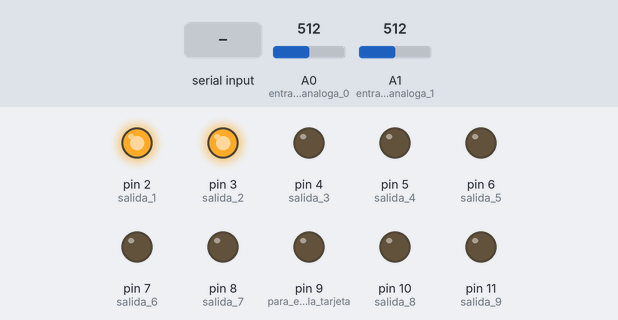
Simulated run of this sketch. Board: Arduino Mega 2560, built with avr-gcc and run on an emulated ATmega2560. On the bench: output pins drawn as LEDs (lit = HIGH). The inputs (shaded band) are chosen by the test bench; at power-on: A0 (entrada_analoga_0) = 512, A1 (entrada_analoga_1) = 512. The modem accepts every AT command (registered, SIM ready, sends succeed) and sends nothing else; what the sketch prints to the serial monitor is not drawn.

Above: at 2.7 s.
2.8 s: A0 (entrada_analoga_0) set to 214
4.3 s: A0 (entrada_analoga_0) set to 185
At 5.5 s:
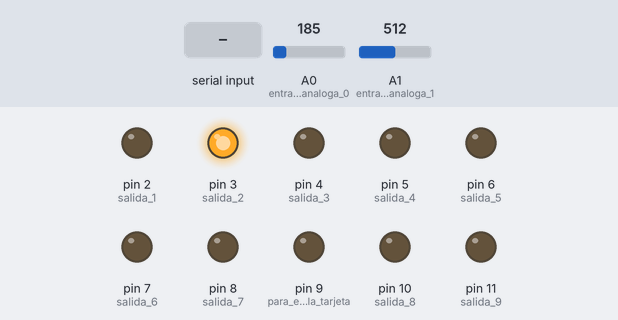
5.8 s: "#*0" received over Serial
At 7.0 s:
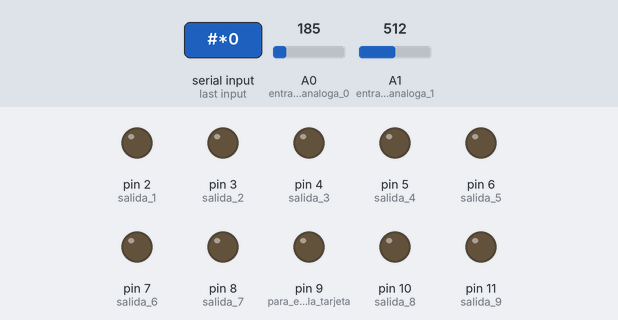
9.6 s: "#*0" received over the second serial link
At 12.7 s:
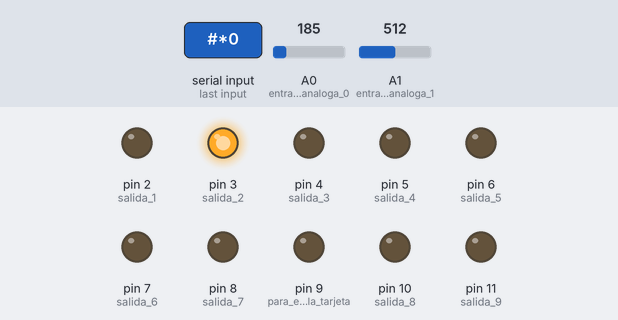
Timing chart, 0 to 14.2 s (numbered marks = the images above; inputs shaded):
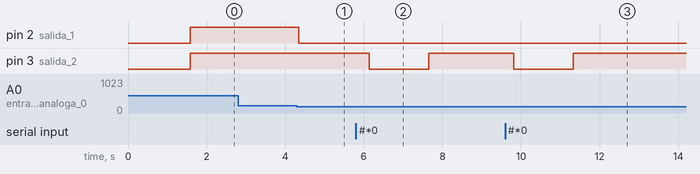

Measured:
- the behaviour switches between 201 and 200 on A0 (entrada_analoga_0) (found by bisection; images 0 and 1)
- after the input at 2.8 s, every drawn part: stays the same
- after the input at 4.3 s, pin 2 (salida_1): HIGH → LOW at once
- after the input at 5.8 s, pin 3 (salida_2): HIGH → LOW after 0.34 s, → HIGH 1.5 s later
- after the input at 9.6 s, pin 3 (salida_2): HIGH → LOW after 0.21 s, → HIGH 1.5 s later

The sketch:

mega1.0.ino
```cpp
//***Variables para manejo de mensajes y llamadas por sim 900
int respuesta; //respuesta de la conexion grps
char aux_str[50]; //variable para la conexion gprs
char incoming_char; //variable donde recibe datos del SIM900
char* sms; //variable que contiene sms que envia el SIM900
char* celu_responder; //variable para almacenar celular de respuesta (responde al celular que le envia algun codigo valido)
char* celu_llamar; //variable que contiene el celular a quien llamar (celular que le envia codigo de llamar es a quien llama)
int posicion = 0; //utilizada para leer caracteres recibidos por el SIM900
char num; //para utilizar con SIM900
String cel_recibido = ""; //para armar cadena del numero recibido por SIM900
String cel_recibido_at = ""; //para armar comando at del celu recibido
String cel_llamar_at = ""; //para armar comando at del celu a llamar
char clave; //variable para clave recibida por sms
String clave_recibida = ""; //para armar clave recibida por sms
String celu_aviso = "AT+CMGS=\"+543794888545\""; //celular al que se envia msj por alerta
unsigned long chequeosim_actual = 0; //almacena el tiempo en que realizara el chequeo del SIM900
#define intervalo_chequeoSIM900 600000 // tiempo de intervalo en que sera chequeado el estado del SIM9000 - 600000=10 min
#define SIM900 Serial3
#define NODEMCU Serial2
#define RESTART asm("jmp 0x0000") //comando para reinciar el arduino
//Fin variables manejo SIM900*************************************************************

//variables para lectura de entradas analogicas conectadas a las salidas del nodemcu esp8266
int valor_A0, valor_A1, valor_A2, valor_A3, valor_A4, valor_A5, valor_A6, valor_A7, valor_A8;
#define entrada_analoga_0 A0
#define entrada_analoga_1 A1
#define entrada_analoga_2 A2
#define entrada_analoga_3 A3
#define entrada_analoga_4 A4
#define entrada_analoga_5 A5
#define entrada_analoga_6 A6
#define entrada_analoga_7 A7
#define entrada_analoga_8 A8
//fin variables lectura analogicas esp8266

//variables para salidas digitales activadas atraves de las analogicas por el esp8266
#define salida_1 2
#define salida_2 3
#define salida_3 4
#define salida_4 5
#define salida_5 6
#define salida_6 7
#define salida_7 8
#define salida_8 10
#define salida_9 11
int valor_salida_1, valor_salida_2, valor_salida_3, valor_salida_4, valor_salida_5, valor_salida_6, valor_salida_7, valor_salida_8, valor_salida_9 = 0;
//fin variables salidas digitales

char entradaserial, entradaserial2;
String entradaserial_s, entradaserial2_s;

void setup() {
  pinMode(entrada_analoga_0, INPUT);
  pinMode(entrada_analoga_1, INPUT);
  pinMode(entrada_analoga_2, INPUT);
  pinMode(entrada_analoga_3, INPUT);
  pinMode(entrada_analoga_4, INPUT);
  pinMode(entrada_analoga_5, INPUT);
  pinMode(entrada_analoga_6, INPUT);
  pinMode(entrada_analoga_7, INPUT);
  pinMode(entrada_analoga_8, INPUT);
  pinMode(salida_1, OUTPUT);
  pinMode(salida_2, OUTPUT);
  pinMode(salida_3, OUTPUT);
  pinMode(salida_4, OUTPUT);
  pinMode(salida_5, OUTPUT);
  pinMode(salida_6, OUTPUT);
  pinMode(salida_7, OUTPUT);
  pinMode(salida_8, OUTPUT);
  pinMode(salida_9, OUTPUT);
  digitalWrite(salida_1, 0);
  digitalWrite(salida_2, 0);
  digitalWrite(salida_3, 0);
  digitalWrite(salida_4, 0);
  digitalWrite(salida_5, 0);
  digitalWrite(salida_6, 0);
  digitalWrite(salida_7, 0);
  digitalWrite(salida_8, 0);
  digitalWrite(salida_9, 0);
  pinMode(9, OUTPUT); //para encender la tarjeta sim900
  SIM900.begin(19200); //Configura velocidad del puerto serie para el SIM9000
  Serial.begin(9600);
  NODEMCU.begin(9600);
  encenderSIM900(); //enciende el SIM900 en su primer inicio
}

void loop() {
  //verifica cada cierto tiempo establecido en intervalo_chequeoSIM900 el estado del modulo SIM9000
  //si lo encuentra apagado envia comando para encenderlo a traves del pin 9
  if (millis() > (chequeosim_actual + intervalo_chequeoSIM900)) {
    chequeosim_actual = millis();
    encenderSIM900();
  }
  //fin verificacion estado del SIM900


  //RECEPCION DE DATOS POR SMS
  if (SIM900.available()) {
    delay(50); //parada de control de flujo
    incoming_char = SIM900.read();
    if ((posicion == 0) && (incoming_char == '+')) {
      posicion = 1;
      cel_recibido = "";
      clave_recibida = "";
    }
    if ((posicion == 1) && (incoming_char == 'C')) {
      posicion = 2;
    }
    if ((posicion == 2) && (incoming_char == 'M')) {
      posicion = 3;
    }
    if ((posicion == 3) && (incoming_char == 'T')) {
      posicion = 4;
    }
    if ((posicion == 4) && (incoming_char == ':')) {
      posicion = 5;
    }
    if ((posicion == 5) && (incoming_char == ' ')) {
      posicion = 6;
    }
    if ((posicion == 6) && (incoming_char == '"')) {
      cel_recibido = "";
      posicion = 0;
      for (int i = 0; i < 13; i++) {
        delay(50);
        num = SIM900.read(); //Captura del número remitente.
        if (num == '"') break;
        else
          cel_recibido += num;
      }
      cel_recibido_at = "AT+CMGS=\"" + cel_recibido + "\"";
      cel_llamar_at = "ATD" + cel_recibido + ";";
      celu_llamar = cel_llamar_at.c_str();
      celu_responder = cel_recibido_at.c_str();
    }
    if (incoming_char == '#' || incoming_char == '*') {
      delay(50);
      clave_recibida = "";
      clave_recibida += incoming_char;
      for (int x = 0; x < 2; x++) {
        delay(50);
        clave = SIM900.read();
        clave_recibida += clave;
      }
      while ( SIM900.available() > 0) SIM900.read(); // Limpia el buffer de entrada
      ingreso_codigo(clave_recibida);
    }
  }
  // FIN RECEPCION DE DATOS POR SMS

  //chequeo de las entradas analogas que dependiendo de su valor activa las salidas digitales
  //analogica A0
  valor_A0 = analogRead(entrada_analoga_0);
  if (valor_A0 > 200) {
    if (valor_salida_1 == 0) {
      valor_salida_1 = 1;
      digitalWrite(salida_1, valor_salida_1);
    }
  } else {
    if (valor_salida_1 == 1) {
      valor_salida_1 = 0;
      digitalWrite(salida_1, valor_salida_1);
    }
  }
  //fin analogica A0

  //analogica A1
  valor_A1 = analogRead(entrada_analoga_1);
  if (valor_A1 > 200) {
    if (valor_salida_2 == 0) {
      valor_salida_2 = 1;
      digitalWrite(salida_2, valor_salida_2);
    }
  } else {
    if (valor_salida_2 == 1) {
      valor_salida_2 = 0;
      digitalWrite(salida_2, valor_salida_2);
    }
  }
  //fin analogica A1


  //fin chequeo entradas analogas para controlar salidas digitales

  //************************************
  //PORCION DE CODIGO PARA SIMULAR COMANDOS DESDE SIM900
  if (Serial.available()>0) {
    entradaserial_s = "";
    while (Serial.available() > 0) {
      entradaserial = Serial.read();
      delay(100);
      entradaserial_s += entradaserial;
    }
    entradaserial_s.trim();
    ingreso_codigo(entradaserial_s);
  }
  //FIN PRUEBA COMANDOS SIM900

  //lectura del puerto serial2 donde esta conectada la placa nodemcu esp8266
  /*
  if (NODEMCU.available()>0) {
    entradaserial2_s = "";
    while (NODEMCU.available() > 0) {
      delay(50);
      entradaserial2 = NODEMCU.read();
      entradaserial2_s += entradaserial2;
    }
    Serial.println(entradaserial2_s);
  }
  */

  delay(100); //parada para estabilizar flujo

}
//FIN LOOP PRINCIPAL

void encenderSIM900() {
  if (enviarAT("AT", "OK") == 0) {
    digitalWrite(9, HIGH);
    delay(1000);
    digitalWrite(9, LOW);
  }
  iniciarSIM900();
}

void iniciarSIM900() {
  enviarAT("AT+CLIP=1\r", "OK"); // Activamos la identificacion de llamadas
  enviarAT("AT+CMGF=1\r", "OK"); //Configura el modo texto para enviar o recibir mensajes
  enviarAT("AT+CNMI=2,2,0,0,0\r", "OK"); //Configuramos el modulo para que nos muestre los SMS recibidos por comunicacion serie
}

int enviarAT(String ATcommand, char* resp_correcta) {
  int x = 0;
  int correcto = 0;
  char respuesta[100];
  while ( SIM900.available() > 0) SIM900.read(); // Limpia el buffer de entrada
  memset(respuesta, '\0', 100); // Inicializa el string
  delay(50);
  SIM900.println(ATcommand); // Envia el comando AT
  x = 0;
  while (x < 25 || correcto == 1) {
    delay(70);
    respuesta[x] = SIM900.read();
    Serial.println(respuesta);
    if (strstr(respuesta, resp_correcta) != NULL) {
      correcto = 1;
      break;
    }
    x++;
  }
  return correcto;
}

void ingreso_codigo(String data) {
  Serial.println(data);
  if(data == "#*0") {
    RESTART;
  }

  if(data == "#01"){
    if(valor_salida_1==1){
      NODEMCU.println("V00");
    }else{
      NODEMCU.println("V01");
    }
  }

  if(data == "#02"){
    if(valor_salida_2==1){
      NODEMCU.println("V10");
    }else{
      NODEMCU.println("V11");
    }
  }
}
```
